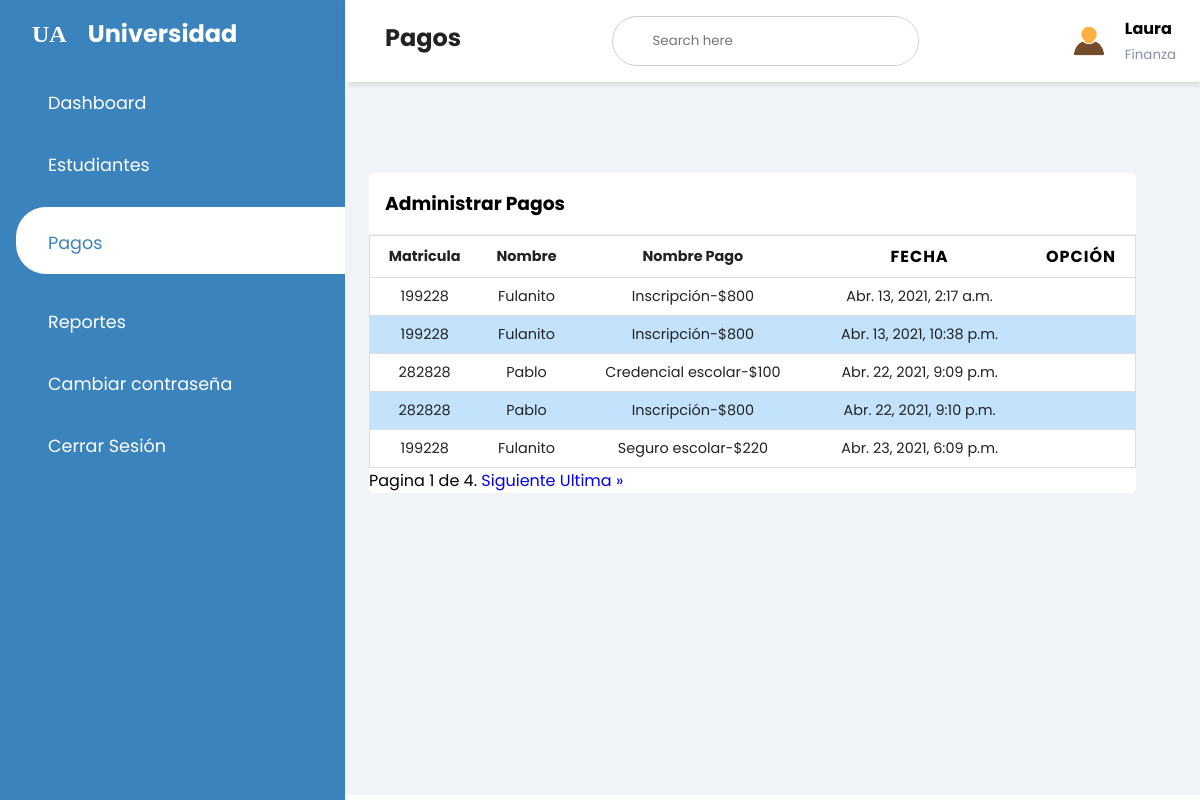
The page /finance/payments/ (signed in) on the database its author committed.
### pagos/models.py (models this page shows, shortened)
class Finanza(models.Model):
    ESTATUS = (
			('Activo', 'Activo'),
			('Inactivo', 'Inactivo'),
			)
    user = models.OneToOneField(User, null=True, blank=True, on_delete=models.CASCADE)
    nombre = models.CharField(max_length=100)
    apellido_paterno = models.CharField(max_length=100)
    apellido_materno = models.CharField(max_length=100)
    clave_plantel = models.ForeignKey(Plantel, null=True, blank=True, on_delete=models.CASCADE)
    estatus = models.CharField(max_length=100, choices=ESTATUS)

class Tramite(models.Model):
    ESTADO = (
			('Completado', 'Completado'),
			('En Progreso', 'En Progreso'),
            ('Deuda', 'Deuda'),
			)
    clave_alumno = models.ForeignKey(Alumno, null=True, blank=True, on_delete=models.CASCADE)
    clave_pago = models.ForeignKey(Pago, null=True, blank=True, on_delete=models.CASCADE)
    fecha_tramitado = models.DateTimeField(auto_now_add=True, null=True)
    encargado_tramite = models.ForeignKey(Finanza, null=True, blank=True, on_delete=models.CASCADE)
    pago_parcial = models.CharField(max_length=100)
    proximo_pago = models.DateField(auto_now_add=False, null=True, blank=True)
    monto_adeudo = models.IntegerField(null=True, blank=True)
    estado = models.CharField(max_length=100, choices=ESTADO)

class Alumno(models.Model):
    ESTATUS = (
			('Activo', 'Activo'),
			('Baja', 'Baja'),
            ('Graduado', 'Graduado'),
			)
    matricula = models.CharField(max_length=100, primary_key=True)
    user = models.OneToOneField(User, null=True, blank=True, on_delete=models.CASCADE)
    email = models.CharField(max_length=100,null=True, blank=True)
    nombre = models.CharField(max_length=100,null=True, blank=True)
    apellido = models.CharField(max_length=150, null=True, blank=True)
    direccion = models.CharField(max_length=100, null=True, blank=True)
    telefono = models.CharField(max_length=12, null=True, blank=True)
    clave_carrera = models.ForeignKey(Carrera, null=True, blank=True, on_delete=models.CASCADE)
    clave_plantel = models.ForeignKey(Plantel, null=True, blank=True, on_delete=models.CASCADE)
    estatus = models.CharField(max_length=100, choices=ESTATUS, default=ESTATUS[0][0])
    def __str__(self):
        return '{}'.format(self.matricula)

class Pago(models.Model):
    tipo_pago = models.CharField(max_length=200)
    monto = models.IntegerField(null=True)
    def __str__(self):
        return self.tipo_pago+'-$'+str(self.monto)

### core/decorators.py (the view)
		def wrapper_func(request, *args, **kwargs):
			group = None
			if request.user.groups.exists():
				group = request.user.groups.all()[0].name
			if group in allowed_roles:
				return view_func(request, *args, **kwargs)
			else:
				return HttpResponse('No estás autorizado a ver esta página')

### finance/views.py (called while the page is built)
@login_required(login_url='login')
@allowed_users(allowed_roles=['finanza'])
def pagos(request):
    busqueda = request.GET.get('buscar')
    perfil = request.user.finanza
    pago = Tramite.objects.all()
    if busqueda:
        pago = Tramite.objects.filter(clave_alumno=busqueda)
    paginator = Paginator(pago, 5)
    page_number = request.GET.get('page')
    page_obj = paginator.get_page(page_number)
    return render(request,'finance/pagos.html',{'perfil':perfil, 'page_obj': page_obj})

### finance/templates/finance/pagos.html (shortened to what this page needs)
{% extends 'core/base_finance.html' %}
{% load static %}
{% block titleheader %}Pagos{% endblock %}
{% block content %}
<div class="recent-grid">
	<div class="projects">
		<div class="card">
			<div class="card-header">
				<h3>Administrar Pagos</h3>
			</div>
			<div class="card-body">
				<div class="table-responsive">
					{% if page_obj %}
					<table width="100%">
						<thead>
							<tr>
								<td>Matricula</td>
								<td>Nombre</td>
								<td>Nombre Pago</td>
								<th>Fecha</th>
								<th>Opción</th>
							</tr>
						</thead>
						<tbody>
							{% for pagos in page_obj %}
							<tr>
								<td data-label="Matricula " >{{pagos.clave_alumno}}</td>
								<td data-label="Alumno " >{{pagos.clave_alumno.nombre}}</td>
								<td data-label="Nombre Pago " >{{pagos.clave_pago}}</td>
								<td data-label="Fecha pago " >{{pagos.fecha_tramitado}}</td>
								<td data-label="Registrar pago">
								</td>
							</tr>
							{% endfor %}
						</tbody>
					</table>
					{% else %}
						<h1>No Hay Registros De Alumnos</h1>
					{% endif %}
					<div class="pagination">
						<span class="step-links">
							<span class="current">
								Pagina {{ page_obj.number }} de {{ page_obj.paginator.num_pages }}.
							</span>
							{% if page_obj.has_next %}
								<a class="paginador" href="?page={{ page_obj.next_page_number }}">Siguiente</a>
								<a class="paginador" href="?page={{ page_obj.paginator.num_pages }}">Ultima &raquo;</a>
							{% endif %}
						</span>
					</div>
				</div>
			</div>
		</div>
	</div>
</div>
{% endblock %}

### core/templates/core/base_finance.html (shortened to what this page needs)
{% load static %}
{% load pwa %}
<!DOCTYPE html>
<html lang="en">
<head>
    <link rel = "stylesheet" href = "https://maxst.icons8.com/vue-static/landings/line-awesome/line-awesome/1.3.0/css/line-awesome.min.css" >
    <link rel="stylesheet" href="{% static 'core/css/style.css' %}">
    <link rel="stylesheet" href="{% static 'core/css/tablas.css' %}">
    <link rel="stylesheet" href="{% static 'core/css/toast.css' %}">
</head>
<body>
    <div class="sidebar">
        <div class="sidebar-brand">
            <h2>
                <span>UA</span>
                <span>Universidad</span>
            </h2>
        </div>
        <div class="sidebar-menu">
            <ul>
                <li>
                    <a href="{% url 'home_finance' %}" class="{% if request.path == '/finance/' %}active{% endif %}">
                        <span class="las la-igloo"></span>
                        <span>Dashboard</span>
                    </a>
                </li>
                <li>
                    <a href="{% url 'student_finance' %}" class="{% if request.path == '/finance/student/' %}active{% endif %}">
                        <span class="las la-users"></span>
                        <span>Estudiantes</span>
                    </a>
                </li>
                <li>
                    <a href="{% url 'payments_finance' %}" class="{% if request.path == '/finance/payments/' %}active{% endif %}">
                        <span class="las la-clipboard-list"></span>
                        <span>Pagos</span>
                    </a>
                </li>
                <li>
                    <a href="{% url 'report_finance' %}" class="{% if request.path == '/finance/report/' %}active{% endif %}">
                        <span class="las la-clipboard"></span>
                        <span>Reportes</span>
                    </a>
                </li>
                <li>
                    <a href="{% url 'password_finance' %}" class="{% if request.path == '/finance/reset_password/' %}active{% endif %}">
                        <span class="las la-user-circle"></span>
                        <span>Cambiar contraseña</span>
                    </a>
                </li>
                <li>
                    <a href="{% url 'logout' %}">
                        <span class="la la-sign-out"></span>
                        <span>Cerrar Sesión</span>
                    </a>
                </li>
            </ul>
        </div>
    </div>
    <div class="main-content">
        <header>
            <h2>
                <label for="nav-toggle">
                    <span class="las la-bars"></span>
                </label>
                {% block titleheader %} {% endblock %}
            </h2>
            <div class="search-wrapper">
                <input type="search" placeholder="Search here">
            </div>
            <div class="user-wrapper">
                <img src="{% static 'core/img/avatar.jpg' %}" width="40px" height="40px" alt="">
                <div>
                    <h4>{{perfil.nombre}}</h4>
                    <small>Finanza</small>
                </div>
            </div>
        </header>
        <main>
          {% block content %}{% endblock %}
        </main>
    </div>
</body>
</html>

### core/static/core/css/style.css (style rules this page uses)
* { padding: 0; margin: 0; box-sizing: border-box; list-style-type: none; text-decoration: none; font-family: 'Poppins', sans-serif; }
.sidebar { width: 345px; position: fixed; left: 0; top: 0; height: 100%; background: var(--main-color); z-index: 100; transition: width 300ms; }
.sidebar-brand { height: 90; padding: 1rem 0rem 1rem 2rem; color: white; }
.sidebar-brand span { display: inline-block; padding-right: 1rem; }
.sidebar-brand span:first-child { font-family: fantasy; font-size: 1.5rem; }
.sidebar-menu { margin-top: 1rem; }
.sidebar-menu li { width: 100%; margin-bottom: 1.7rem; padding-left: 1rem; }
.sidebar-menu a { padding-left: 1rem; display: block; color: #fff; font-size: 1.1rem; }
.sidebar-menu a.active { background: #fff; padding-top: 1rem; padding-bottom: 1rem; color: var(--main-color); border-radius: 30px 0px 0px 30px; }
.sidebar-menu a span:first-child { font-size: 1.5rem; padding-right: 1rem; }
.main-content { transition: margin-left 300ms; margin-left: 345px; }
header { background: #fff; display: flex; justify-content: space-between; padding: 1rem 1.5rem; box-shadow: 2px 2px 5px rgba(0, 0, 0, 0.2); position: fixed; left: 345px; width: calc(100% - 345px); top: 0; z-index: 100; transition: left 300ms; }
header h2 { color: #222; }
header label span { font-size: 1.7rem; padding-right: 1rem; }
.search-wrapper { border: 1px solid #ccc; border-radius: 30px; height: 50px; display: flex; align-items: center; overflow-x: hidden; }
.search-wrapper input { height: 100%; padding: .5rem; border: none; outline: none; }
.user-wrapper { display: flex; align-items: center; }
.user-wrapper img { border-radius: 50%; margin-right: 1rem; }
.user-wrapper small { display: inline-block; color: var(--text-grey); }
main { margin-top: 85px; padding: 2rem 1.5rem; background: #f1f5f9; min-height: calc(100vh - 90px); }
.recent-grid { margin-top: 3.5rem; display: grid; grid-gap: 2rem; grid-template-columns: 95% auto; }
.card { background: #fff; border-radius: 5px; }
.card-header { padding: 1rem; }
.card-header { display: flex; justify-content: space-between; align-items: center; border-bottom: 1px solid #f0f0f0; }
table { border-collapse: collapse; }
thead tr { border-top: 1px solid #f0f0f0; border-bottom: 1px solid #f0f0f0; }
thead td { font-weight: 700; }
td { padding: .5rem 1rem; font-size: .9rem; color: #222; }
.table-responsive { width: 100%; overflow-x: auto; }

### core/static/core/css/tablas.css (style rules this page uses)
table { border: 1px solid #ccc; width: 100%; margin: 0; padding: 0; border-collapse: collapse; border-spacing: 0; }
table tr { border: 1px solid #ddd; padding: 5px; }
table tr:nth-child(even) { background-color: var(--color-blue); }
table td, table th { padding: 8px; text-align: center; }
table th { text-transform: uppercase; font-family: 18px; letter-spacing: 1px; }

### core/static/core/css/config.css (style rules this page uses)
:root { --main-color: #3B83BD; --color-dark: #1D2231; --text-grey: #8390A2; --color-blue: #C3E3FD; --color-hover: #C9E9FC; }

### rows shown on the page
Finanza: nombre "Laura"
Tramite: clave_alumno "199228", clave_alumno.nombre "Fulanito", clave_pago "Inscripción-$800", fecha_tramitado "Abr. 13, 2021, 2:17 a.m."
Tramite: clave_alumno "199228", clave_alumno.nombre "Fulanito", clave_pago "Inscripción-$800", fecha_tramitado "Abr. 13, 2021, 10:38 p.m."
Tramite: clave_alumno "282828", clave_alumno.nombre "Pablo", clave_pago "Credencial escolar-$100", fecha_tramitado "Abr. 22, 2021, 9:09 p.m."
Tramite: clave_alumno "282828", clave_alumno.nombre "Pablo", clave_pago "Inscripción-$800", fecha_tramitado "Abr. 22, 2021, 9:10 p.m."
Tramite: clave_alumno "199228", clave_alumno.nombre "Fulanito", clave_pago "Seguro escolar-$220", fecha_tramitado "Abr. 23, 2021, 6:09 p.m."

### other values the page prints
{{ page_obj.number }} "1"
{{ page_obj.paginator.num_pages }} "4"
